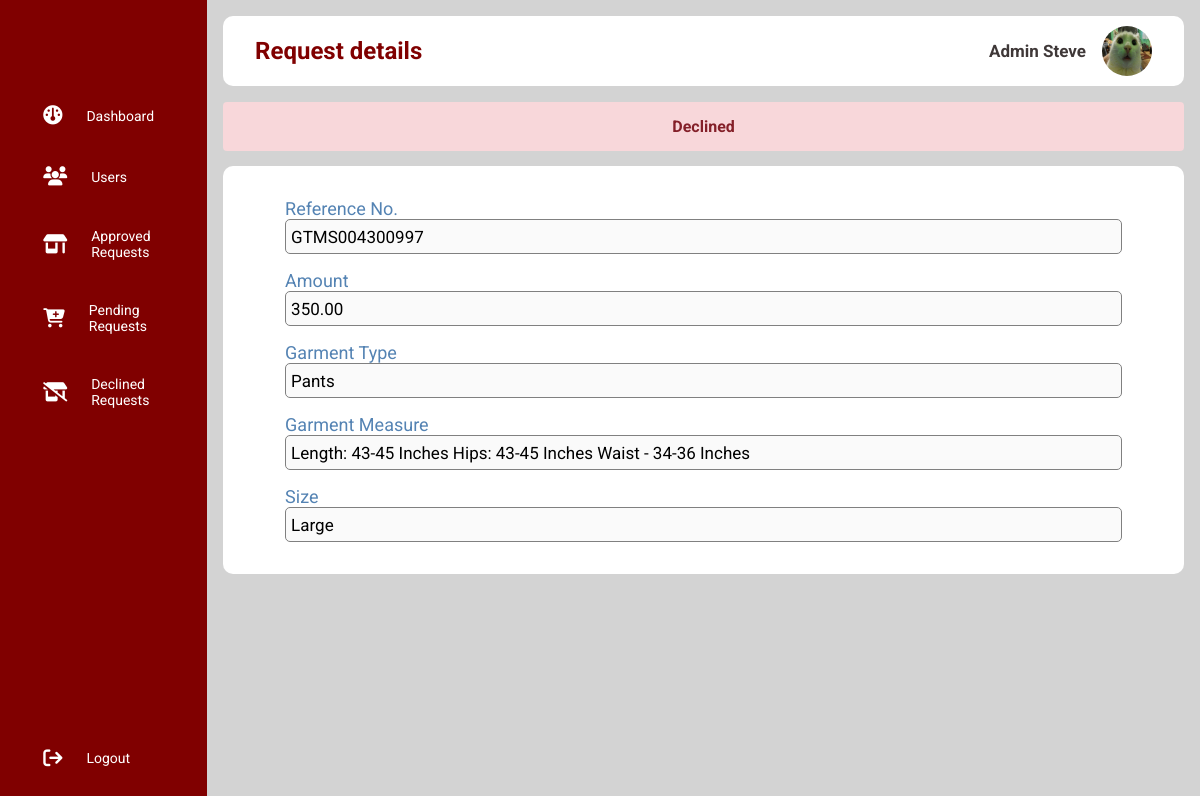
Page /admin/view_request.php?oid=139 (signed in) on the committed database.
### tables this page shows
CREATE TABLE `orders` (
  `id` int(11) NOT NULL,
  `reference_no` varchar(15) NOT NULL,
  `student_id` varchar(20) NOT NULL,
  `amount` varchar(50) NOT NULL,
  `garment_type` varchar(50) NOT NULL,
  `garment_id` varchar(25) NOT NULL,
  `gender` varchar(10) NOT NULL,
  `notes` varchar(555) NOT NULL,
  `status` varchar(20) NOT NULL,
  `created` datetime NOT NULL DEFAULT current_timestamp(),
  `modified` timestamp NOT NULL DEFAULT current_timestamp()
);

CREATE TABLE `garment_sizes` (
  `id` int(11) NOT NULL,
  `size` varchar(10) NOT NULL,
  `gender` varchar(10) NOT NULL,
  `garment_type` varchar(50) NOT NULL,
  `garment_measure` varchar(255) NOT NULL,
  `created` timestamp NOT NULL DEFAULT current_timestamp()
);

### object/order.php (called while the page is built, shortened)
<?php
class Order {
    private $conn;
    private $table_name = "orders";
    public $id;
    public function __construct($db) {
        $this->conn = $db;
    }
    public function readOne() {
        $query = "SELECT student_id, reference_no, amount, garment_type, garment_id, gender, notes, status, created
                    FROM
                    " . $this->table_name . "
                    WHERE
                    id = ?
                    LIMIT 0,1";
        $stmt = $this->conn->prepare($query);
        $stmt->bindParam(1, $this->id);
        $stmt->execute();
        $row = $stmt->fetch(PDO::FETCH_ASSOC);
        $this->reference_no = $row['reference_no'];
        $this->amount = $row['amount'];
        $this->garment_type = $row['garment_type'];
        $this->garment_id = $row['garment_id'];
        $this->status = $row['status'];
    }
}
?>

### object/garment_size.php (called while the page is built, shortened)
<?php
class Garmentsize{
    private $conn;
    private $table_name = "garment_sizes";
    public $id;
    public function __construct($db){
        $this->conn = $db;
    }
    function readGarmentmeasure(){
        $query = "SELECT garment_measure, size FROM " . $this->table_name . " WHERE id = ? LIMIT 0,1";
        $stmt = $this->conn->prepare($query);
        $stmt->bindParam(1, $this->id);
        $stmt->execute();
        $row = $stmt->fetch(PDO::FETCH_ASSOC);
        if ($row) {
            $this->garment_measure = $row['garment_measure'];
            $this->size = $row['size'];
            return true;
        } else {
            return false;
        }
    }
}
?>

### admin/view_request.php (the view, shortened to what this page needs)
<?php
$id = isset($_GET['oid']) ? $_GET['oid'] : die('Error: ID not Found');
include_once '../object/order.php';
include_once '../object/garment_size.php';
$database = new Database();
$db = $database->getConnection();
$order = new Order($db);
$garment_size = new Garmentsize($db);
$order->id = $id;
$order->readOne();
$garment_id = $order->garment_id;
$garment_size->id = $garment_id;
$garment_size->readGarmentmeasure();
include_once 'sidebar.php';
include_once 'layout_head.php'; ?>
    <?php
        if ($order->status == "Declined") {
            echo "<div class='status-message-declined'>";
                echo $order->status;
            echo "</div>";
        }elseif($order->status == "Approved"){
            echo "<div class='status-message-approved'>";
                echo $order->status;
            echo "</div>";
        }elseif($order->status == "Updated"){
            echo "<div class='status-message-updated'>";
                echo $order->status;
            echo "</div>";
        }
        else{
            echo "<div class='status-message-pending'>";
                echo $order->status;
            echo "</div>";
        }
    ?>
<div class="panel_container" id="profile-container">
    <div class="panel_wrapper">
        <div class="input_container">
            <label>Reference No.</label>
            <input type="text" value="<?php echo $order->reference_no; ?>" disabled>
        </div>
        <div class="input_container">
            <label>Amount</label>
            <input type="text" value="<?php echo $order->amount; ?>" disabled>
        </div>
        <div class="input_container">
            <label>Garment Type</label>
            <input type="text" value="<?php echo $order->garment_type; ?>" disabled>
        </div>
        <div class="input_container">
            <label>Garment Measure</label>
            <?php
                if ($order->garment_id != "Not set") {
                    $garment_size->id = $order->garment_id;
                    $garment_size->readGarmentmeasure();
                    echo "<input type='text' value='{$garment_size->garment_measure}' disabled>";
                } else {
                    echo "<input type='text' value='Size is not set' disabled>";
                }
                ?>
            </div>
            <div class="input_container">
                <label>Size</label>
            <?php
                $garment_size->id = $order->garment_id;
                $garment_size->readGarmentmeasure();
                echo "<input type='text' value='{$garment_size->size}' disabled>";
            ?>
            </div>
        </div>
    </div>
</div>
<?php include_once 'layout_foot.php'; ?>

### libs/css/admin-style.css (style rules this page uses)
* { margin: 0; padding: 0; border: none; outline: none; box-sizing: border-box; font-family: Roboto; }
body { display: flex; }
.panel_container { background: white; padding: 2rem; border-radius: 10px; }
.panel_wrapper { display: flex; flex-wrap: wrap; gap: 1rem; }
.input_container { width: 100%; display: flex; flex-direction: column; margin: 0 30px;; }
.input_container label { color: #5483b3; font-size: 18px; }
.input_container input { height: 35px; border: 1.5px solid gray; border-radius: 5px; color: black; font-size: 17px; padding: 5px; }
.status-message-declined { color: #842029; background-color: #f8d7da; border-color: #f5c2c7; border-radius: .25rem; padding: 15px; margin-bottom: 15px; text-align: center; font-weight: bold; }
.input_container input { height: 35px; border: 1.5px solid gray; border-radius: 5px; color: black; font-size: 17px; padding: 5px; text-transform: capitalize; }

### rows in the picture
orders: status "Declined", reference_no "GTMS004300997", amount "350.00", garment_type "Pants"
garment_sizes: garment_measure "Length: 43-45 inches Hips: 43-45 inches Waist - 34-36 inches", size "large"

### other values in the picture
$page_title "Request details"
$_SESSION['firstname'] "Admin"
$_SESSION['lastname'] "Steve"
